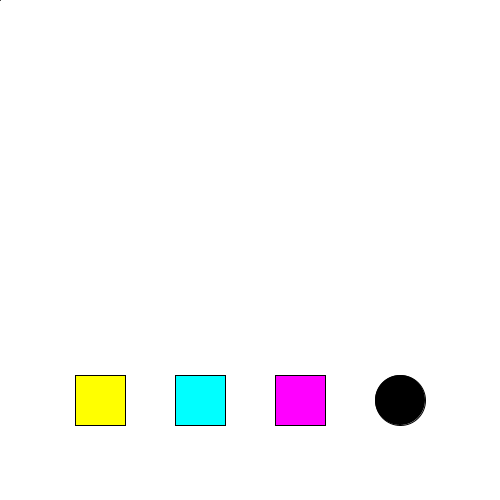
Frame 1 (no input)
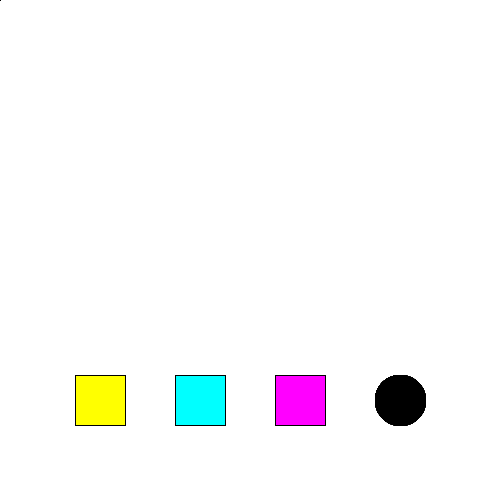
Frame 60 (the mouse pressed at the canvas centre just before this capture)
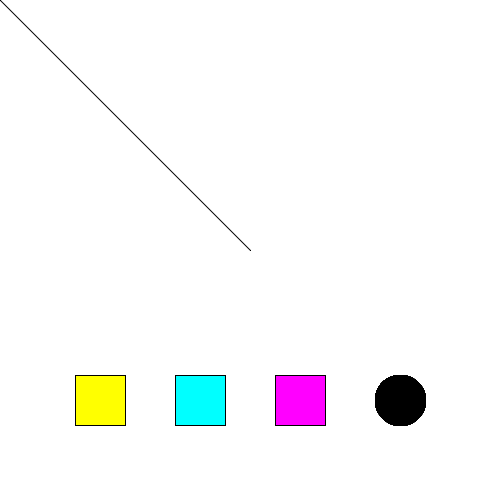
Frame 120 (the mouse held since frame 60 and released just before this capture)

The Processing sketch that drew these frames (run headless with seeded random() and noise(); from frame 60 on, the mouse is pressed at the canvas centre):

// Processing sketch: sketch_250513a
// ── sketch_250513a.pde
//color bg = color(0);
  
void setup(){
  size( 500, 500 );
  colorMode( HSB, 360, 100, 100 );
  rectMode( CENTER );  // rect se comporta como circle respecto a su coordenada de origen
  //ellipseMode( CORNER );  // ellipse se comporta como rect

  background( 360 );
  //frameRate( 5 );
}

void draw(){
  //background(bg);
  
  
  line( pmouseX, pmouseY, mouseX, mouseY ); 
  
  // dibujo mis botones en pantalla
  fill( 60, 100, 100 );
  rect( 100, 400, 50, 50 );
  fill( 180, 100, 100 );
  rect( 200, 400, 50, 50 );
  fill( 300, 100, 100 );
  rect( 300, 400, 50, 50 );
  fill( 0 );
  circle( 400, 400, 50 );
  
  
  if( mousePressed ){  //se ejecuta en el draw, es decir todo el tiempo
  
  }
}

void mousePressed(){  //se ejecuta al presionar el mouse
  //bg = color( random(360), 100, 100 );
}

void keyPressed(){
  background( 360 );
}
